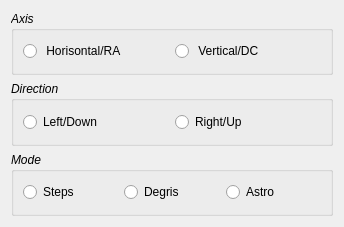
<?xml version="1.0" encoding="UTF-8"?>
<ui version="4.0">
 <class>tlinsWPilotHorisintalVerticalSteps</class>
 <widget class="QWidget" name="tlinsWPilotHorisintalVerticalSteps">
  <property name="geometry">
   <rect>
    <x>0</x>
    <y>0</y>
    <width>344</width>
    <height>227</height>
   </rect>
  </property>
  <property name="windowTitle">
   <string>Form</string>
  </property>
  <layout class="QVBoxLayout" name="verticalLayout">
   <item>
    <widget class="QGroupBox" name="groupAxis">
     <property name="font">
      <font>
       <italic>true</italic>
      </font>
     </property>
     <property name="title">
      <string>Axis</string>
     </property>
     <property name="flat">
      <bool>false</bool>
     </property>
     <layout class="QHBoxLayout" name="horizontalLayout">
      <item>
       <widget class="QRadioButton" name="radioHorisontal">
        <property name="font">
         <font>
          <italic>false</italic>
          <underline>false</underline>
         </font>
        </property>
        <property name="text">
         <string> Horisontal/RA</string>
        </property>
       </widget>
      </item>
      <item>
       <widget class="QRadioButton" name="radioVertical">
        <property name="font">
         <font>
          <italic>false</italic>
          <underline>false</underline>
         </font>
        </property>
        <property name="text">
         <string> Vertical/DC</string>
        </property>
       </widget>
      </item>
     </layout>
    </widget>
   </item>
   <item>
    <widget class="QGroupBox" name="groupBox">
     <property name="font">
      <font>
       <italic>true</italic>
      </font>
     </property>
     <property name="title">
      <string>Direction</string>
     </property>
     <layout class="QHBoxLayout" name="horizontalLayout_2">
      <item>
       <widget class="QRadioButton" name="radioDirLeft">
        <property name="font">
         <font>
          <italic>false</italic>
         </font>
        </property>
        <property name="text">
         <string>Left/Down</string>
        </property>
       </widget>
      </item>
      <item>
       <widget class="QRadioButton" name="radioDirRight">
        <property name="font">
         <font>
          <italic>false</italic>
         </font>
        </property>
        <property name="text">
         <string>Right/Up</string>
        </property>
       </widget>
      </item>
     </layout>
    </widget>
   </item>
   <item>
    <widget class="QGroupBox" name="groupBox_2">
     <property name="font">
      <font>
       <italic>true</italic>
      </font>
     </property>
     <property name="title">
      <string>Mode</string>
     </property>
     <layout class="QHBoxLayout" name="horizontalLayout_3">
      <item>
       <widget class="QRadioButton" name="radioModeSteps">
        <property name="font">
         <font>
          <italic>false</italic>
         </font>
        </property>
        <property name="text">
         <string>Steps</string>
        </property>
       </widget>
      </item>
      <item>
       <widget class="QRadioButton" name="radioModeDegris">
        <property name="font">
         <font>
          <italic>false</italic>
         </font>
        </property>
        <property name="text">
         <string>Degris</string>
        </property>
       </widget>
      </item>
      <item>
       <widget class="QRadioButton" name="radioModeAstro">
        <property name="font">
         <font>
          <italic>false</italic>
         </font>
        </property>
        <property name="text">
         <string>Astro</string>
        </property>
       </widget>
      </item>
     </layout>
    </widget>
   </item>
  </layout>
 </widget>
 <resources/>
 <connections/>
</ui>
